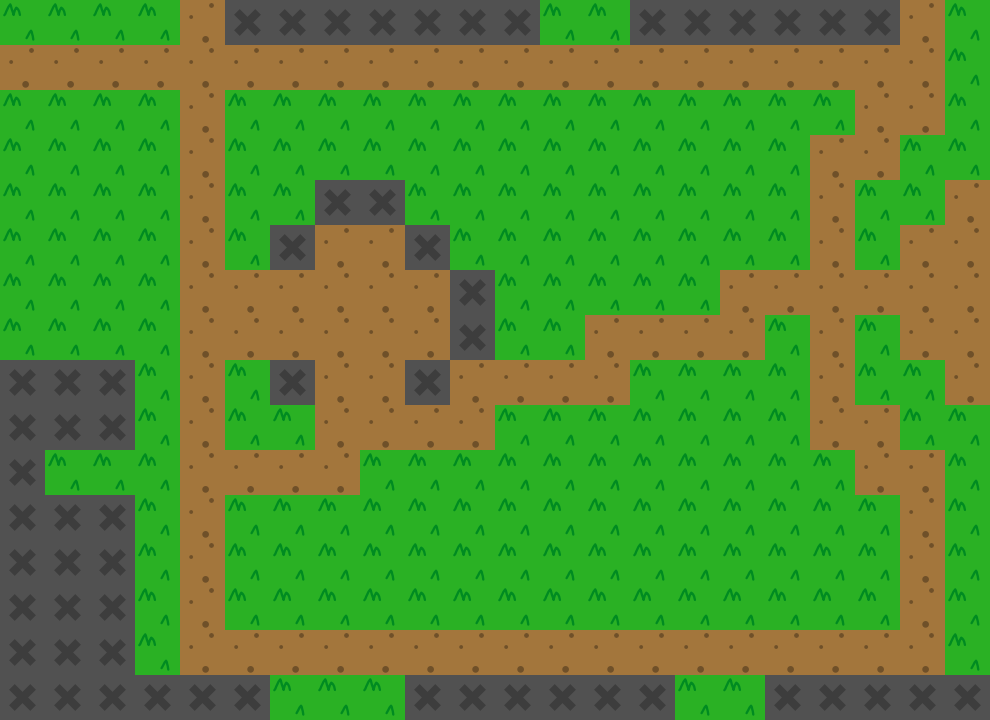

This game map was drawn from its Tiled (.tmx) file and the tilesets committed beside it. A one-line description and the full map source follow:
An orthogonal 22x16 tile map with 45x45 px tiles, 1 tile layer (Tile Layer 1) and 15 objects (14x blocked_tile, path).

<map version="1.9" tiledversion="1.9.2" orientation="orthogonal" renderorder="right-down" width="22" height="16" tilewidth="45" tileheight="45" infinite="0" nextlayerid="4" nextobjectid="52">
 <editorsettings>
  <export target="../FirstTilemap.json" format="json" />
 </editorsettings>
 <tileset firstgid="1" name="FirstTilesheet" tilewidth="45" tileheight="45" tilecount="4" columns="2">
  <image source="FirstTilesheet.png" width="90" height="90" />
 </tileset>
 <layer id="1" name="Tile Layer 1" width="22" height="16">
  <data encoding="csv">
2,2,2,2,1,3,3,3,3,3,3,3,2,2,3,3,3,3,3,3,1,2,
1,1,1,1,1,1,1,1,1,1,1,1,1,1,1,1,1,1,1,1,1,2,
2,2,2,2,1,2,2,2,2,2,2,2,2,2,2,2,2,2,2,1,1,2,
2,2,2,2,1,2,2,2,2,2,2,2,2,2,2,2,2,2,1,1,2,2,
2,2,2,2,1,2,2,3,3,2,2,2,2,2,2,2,2,2,1,2,2,1,
2,2,2,2,1,2,3,1,1,3,2,2,2,2,2,2,2,2,1,2,1,1,
2,2,2,2,1,1,1,1,1,1,3,2,2,2,2,2,1,1,1,1,1,1,
2,2,2,2,1,1,1,1,1,1,3,2,2,1,1,1,1,2,1,2,1,1,
3,3,3,2,1,2,3,1,1,3,1,1,1,1,2,2,2,2,1,2,2,1,
3,3,3,2,1,2,2,1,1,1,1,2,2,2,2,2,2,2,1,1,2,2,
3,2,2,2,1,1,1,1,2,2,2,2,2,2,2,2,2,2,2,1,1,2,
3,3,3,2,1,2,2,2,2,2,2,2,2,2,2,2,2,2,2,2,1,2,
3,3,3,2,1,2,2,2,2,2,2,2,2,2,2,2,2,2,2,2,1,2,
3,3,3,2,1,2,2,2,2,2,2,2,2,2,2,2,2,2,2,2,1,2,
3,3,3,2,1,1,1,1,1,1,1,1,1,1,1,1,1,1,1,1,1,2,
3,3,3,3,3,3,2,2,2,3,3,3,3,3,3,2,2,3,3,3,3,3
</data>
 </layer>
 <objectgroup id="2" name="Object Layer 1">
  <object id="37" name="blocked_tiles" class="blocked_tile" x="315" y="180" width="90" height="45" />
  <object id="38" name="blocked_tiles" class="blocked_tile" x="270" y="225" width="45" height="45" />
  <object id="39" name="blocked_tiles" class="blocked_tile" x="405" y="225" width="45" height="45" />
  <object id="40" name="blocked_tiles" class="blocked_tile" x="450" y="270" width="45" height="90" />
  <object id="41" name="blocked_tiles" class="blocked_tile" x="405" y="360" width="45" height="45" />
  <object id="42" name="blocked_tiles" class="blocked_tile" x="270" y="360" width="45" height="45" />
  <object id="43" name="path" class="path" x="990" y="270">
   <polyline points="0,0 -180,0 -585,135 -675,135 -675,0 -630,0 -630,135 -720,180 -810,180 -810,360 -90,360 -90,202.5 -180,112.5 -180,-112.5 -90,-202.5 -90,-225 -990,-225" />
  </object>
  <object id="44" name="blocked_tiles" class="blocked_tile" x="0" y="360" width="135" height="90" />
  <object id="45" name="blocked_tiles" class="blocked_tile" x="0" y="450" width="45" height="45" />
  <object id="46" name="blocked_tiles" class="blocked_tile" x="0" y="495" width="135" height="225" />
  <object id="47" name="blocked_tiles" class="blocked_tile" x="135" y="675" width="135" height="45" />
  <object id="48" name="blocked_tiles" class="blocked_tile" x="405" y="675" width="270" height="45" />
  <object id="49" name="blocked_tiles" class="blocked_tile" x="765" y="675" width="225" height="45" />
  <object id="50" name="blocked_tiles" class="blocked_tile" x="225" y="0" width="315" height="45" />
  <object id="51" name="blocked_tiles" class="blocked_tile" x="630" y="0" width="270" height="45" />
 </objectgroup>
</map>